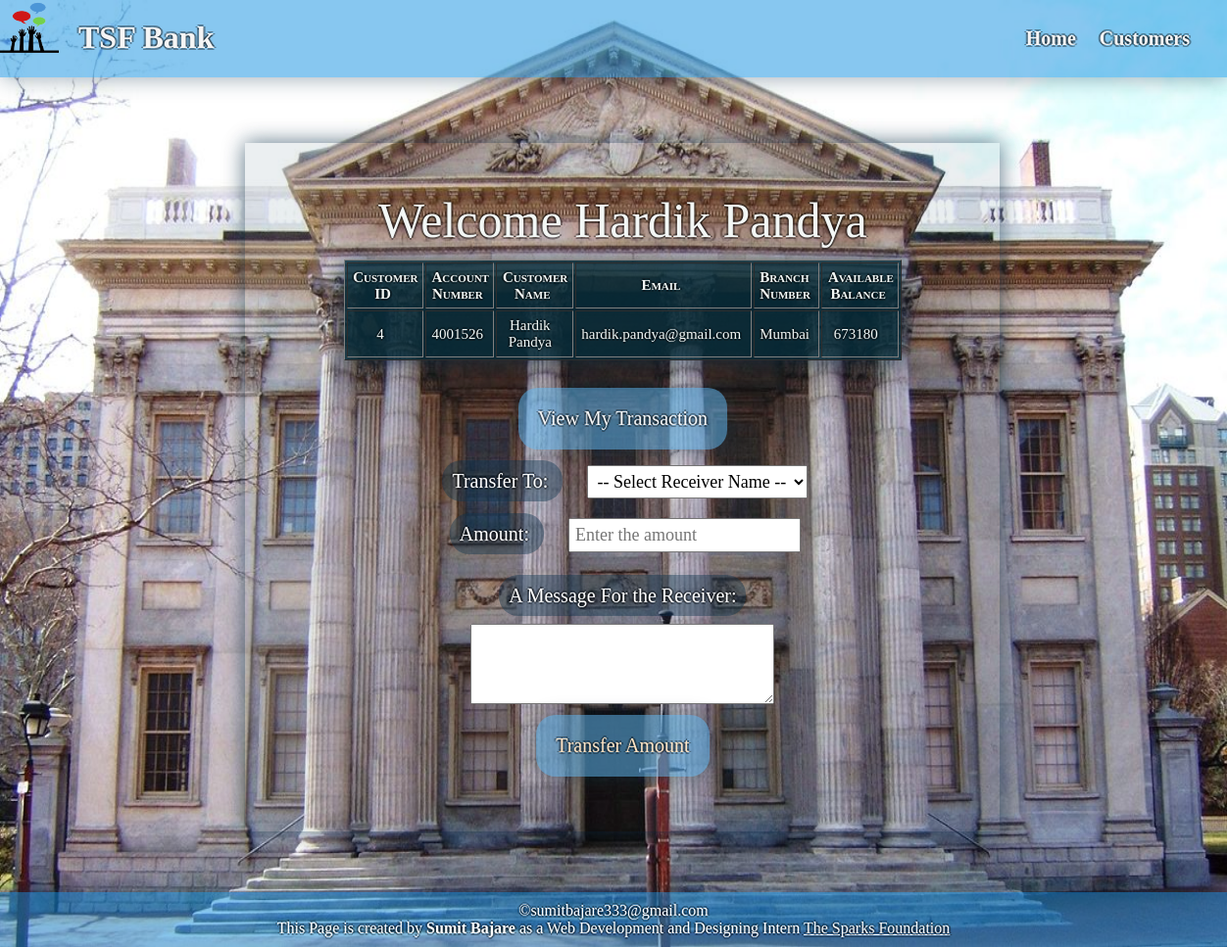
The app's page /transfer.php?id=4 with its own data.
### tables this page shows
CREATE TABLE `bankusers` (
  `CustomerID` int(5) NOT NULL,
  `AccountNumber` int(10) NOT NULL,
  `CustomerName` varchar(50) DEFAULT NULL,
  `Email` varchar(30) NOT NULL,
  `BranchName` varchar(50) DEFAULT NULL,
  `TotalWithdrawal` int(20) NOT NULL,
  `TotalDeposist` int(11) NOT NULL,
  `AvailableBalance` int(10) NOT NULL
);

### transfer.php (the view, shortened to what this page needs)
<!DOCTYPE html>
<html lang="en">
<head>
    <link rel="stylesheet" href="style_transfer.css">
</head>
<body>
    <header>
        <img src="tsf_logo.png" alt="bank logo">
        <h1>TSF Bank</h1>
        <nav id="nav_bar">
            <a href="index.html">Home</a>
            <a href="view.php">Customers</a>
        </nav>
    </header>
    <section class="transfer">
        <?php
    $username="root";
    $password="Root@db123";
    $db="bankusers";
    $conn = new mysqli("localhost", $username,$password,$db) or die ("You are not Connected");
        $customerid = $_GET['id'];
        $sqlget = "SELECT * FROM bankusers WHERE CustomerID = '$customerid'";
        $sqldata = mysqli_query($conn,$sqlget) or die('Error Getting the data');
        while($row = mysqli_fetch_array($sqldata, MYSQLI_ASSOC)){
            $name = $row['CustomerName'];
        }
        echo "<table border='1' id='table_view'>";
        echo "<caption>Welcome ".$name."</caption>";
        echo "<tr>
            <th>Customer ID</th>
            <th>Account Number</th>
            <th>Customer Name</th>
            <th>Email</th>
            <th>Branch Number</th>
            <th>Available Balance</th>
            </tr>";
            $sqlget = "SELECT * FROM bankusers WHERE CustomerID = '$customerid'";
            $sqldata = mysqli_query($conn,$sqlget) or die('Error Getting the data');
        while($row = mysqli_fetch_array($sqldata, MYSQLI_ASSOC)){
            echo "<tr><td>";
                echo $row['CustomerID'];
            echo "</td><td>";
                echo $row['AccountNumber'];
            echo "</td><td>";
                echo $row['CustomerName'];
            echo "</td><td>";
                echo $row['Email'];
            echo "</td><td>";
                echo $row['BranchName'];
            echo "</td><td>";
                echo $row['AvailableBalance'];
            echo "</td></tr>";
        }
          echo "</table>";
        echo "<br/>
        <form action='transaction_all.php'>
        <input type='hidden' name='tn' value='$customerid'>
        <button type='button' class='button'><a href='transfer_me.php?id=$customerid'>View My Transaction</a></button><br/>
        <label>Transfer To:  </label>
        <select name='rn' required>
            <option disabled selected>-- Select Receiver Name --</option>";
        echo "</select><br/>";
        echo '<label>Amount:  </label><input type="number" name="cashtransfer" id="cashtransfer" placeholder="Enter the amount" value="" required="required"><br/><br/>
        <label>A Message For the Receiver: </label><br/>
        <textarea name="msg" rows="5" cols="40"></textarea>
        <button type="submit">Transfer Amount</button>
        </form>';
        ?>
    </section>
    <footer>
        &copy;sumitbajare333@gmail.com
        <p>This Page is created by <b>Sumit Bajare</b> as a Web Development and Designing Intern <u> <a href="https://www.thesparksfoundationsingapore.org">The Sparks Foundation </a></u> </p>
    </footer>
</body>
</html>

### style_transfer.css (style rules this page uses)
* { margin: 0px; padding: 0px; font-family: 'Times New Roman', Times, serif; }
body { background-image: url("bank_bg.jpeg"); background-repeat: no-repeat; background-size: 100% 100%; color: white; }
header { display: inline-block; background-color: rgba(17, 143, 226, 0.5); width: 100%; color: whitesmoke; text-shadow: 2px 0px 0px rgba(0, 1, 2, 0.377), 0px 2px 0px rgba(0, 1, 2, 0.377), -2px 0px 0px rgba(0, 1, 2, 0.377), 0px -2px 0px rgba(0, 1, 2, 0.377); box-shadow: 2px 2px 20px rgba(17, 52, 77, 0.377); }
header h1 { margin: 20px; float: left; }
header img { float: left; width: 60px; height: 60px; }
nav { float: right; padding: 28px; }
nav a { text-decoration: none; color: whitesmoke; font-size: 20px; font-weight: bolder; padding: 10px; }
form { text-shadow: 2px 0px 0px rgba(0, 1, 2, 0.377), 0px 2px 0px rgba(0, 1, 2, 0.377), -2px 0px 0px rgba(0, 1, 2, 0.377), 0px -2px 0px rgba(0, 1, 2, 0.377); }
.transfer { display: inline-block; position: relative; border: transparent; font-size: 20px; background-color: rgba(60, 102, 119, 0.1); box-shadow: 2px -2px 20px rgba(17, 52, 77, 0.377), -2px 2px 20px rgba(17, 52, 77, 0.377); padding: 4% 8% 4% 8%; text-align: center; margin: 5% 20% 5% 20%; text-shadow: 2px 0px 0px rgba(0, 1, 2, 0.377), 0px 2px 0px rgba(0, 1, 2, 0.377), -2px 0px 0px rgba(0, 1, 2, 0.377), 0px -2px 0px rgba(0, 1, 2, 0.377); }
caption { font-size: 50px; margin-bottom: 2%; }
table { text-align: center; font-size: 15px; color: rgb(243, 247, 245); background-color: rgba(6, 44, 59, 0.829); box-shadow: 2px -2px 20px rgba(17, 52, 77, 0.377), -2px 2px 20px rgba(17, 52, 77, 0.377); width: 100%; }
th { font-variant: small-caps; }
td, th { padding: 1%; padding-right: 10px; }
td { padding-right: 15px; }
a { text-decoration: none; color: whitesmoke; }
button { display: inline-block; padding: 20px; border-radius: 20px; margin: 1% 10% 1% 10%; border: transparent; background-color: rgba(87, 169, 224, 0.582); color: bisque; box-shadow: 2px 2px 20px rgba(17, 52, 77, 0.377); font-size: 20px; text-shadow: 2px 0px 0px rgba(0, 1, 2, 0.377), 0px 2px 0px rgba(0, 1, 2, 0.377), -2px 0px 0px rgba(0, 1, 2, 0.377), 0px -2px 0px rgba(0, 1, 2, 0.377); }
.button { margin: 1%; }
textarea { margin-top: 3%; }
footer { clear: both; color: white; text-shadow: 2px 0px 0px rgba(0, 1, 2, 0.377), 0px 2px 0px rgba(0, 1, 2, 0.377), -2px 0px 0px rgba(0, 1, 2, 0.377), 0px -2px 0px rgba(0, 1, 2, 0.377); text-align: center; height: 10%; padding: 10px; box-shadow: 2px -2px 20px rgba(17, 52, 77, 0.377); background-color: rgba(17, 143, 226, 0.5); }
label { margin: 15px; font-size: 20px; background-color: rgba(12, 51, 77, 0.418); border-radius: 20px; padding: 10px; }
select, input[type="number"] { margin: 10px; font-size: large; padding: 5px; }

### records on screen
bankusers: CustomerName "Hardik Pandya", CustomerID "4", AccountNumber "4001526", Email "hardik.pandya@gmail.com", BranchName "Mumbai", AvailableBalance "673180"
